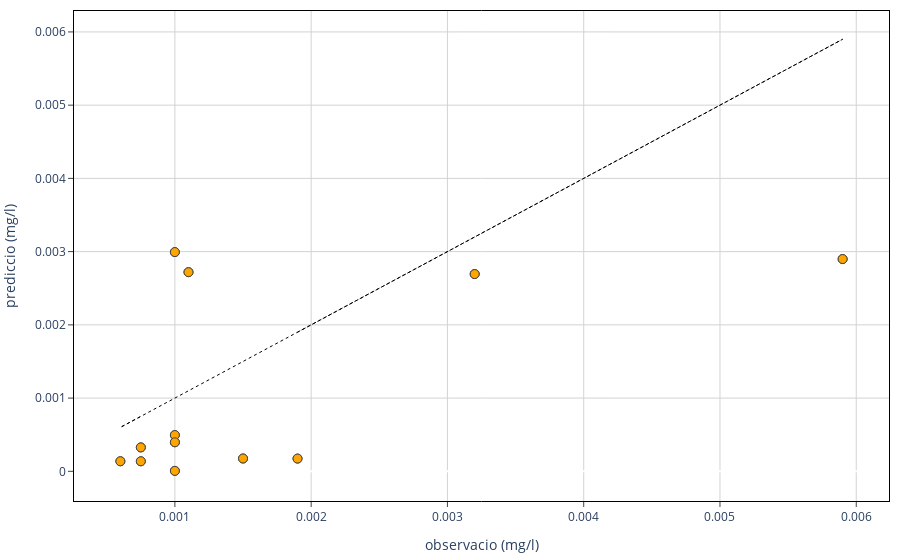

The code cell stored with this chart in its notebook:
### Code cell
swatpy.scatter_plot()

### Figure 1 — Plotly figure (JSON) as saved in the notebook; plotly's stock layout.template omitted (floating-point values rounded to 4 significant figures)
{"data": [{"hovertemplate": "observacio (mg/l)=%{x}<br>prediccio (mg/l)=%{y}<extra></extra>", "legendgroup": "", "marker": {"color": "orange", "line": {"width": 1}, "size": 9, "symbol": "circle"}, "mode": "markers", "name": "", "orientation": "v", "showlegend": false, "type": "scatter", "x": [0.0019, 0.001, 0.0059, 0.0006, 0.001, 0.0006, 0.001, 0.0011, 0.00075, 0.00075, 0.0032, 0.0015, 0.001, 0.00075], "xaxis": "x", "y": [0.0001739, 0.002994, 0.002898, null, 0.0004952, 0.0001372, 6.1e-06, 0.00272, null, 0.0003265, 0.002694, 0.000175, 0.0003969, 0.0001369], "yaxis": "y"}, {"line": {"color": "black", "dash": "dot", "width": 1}, "marker": {"opacity": 0}, "type": "scatter", "x": [0.0019, 0.001, 0.0059, 0.0006, 0.001, 0.0006, 0.001, 0.0011, 0.00075, 0.00075, 0.0032, 0.0015, 0.001, 0.00075], "y": [0.0019, 0.001, 0.0059, 0.0006, 0.001, 0.0006, 0.001, 0.0011, 0.00075, 0.00075, 0.0032, 0.0015, 0.001, 0.00075]}, {"marker": {"color": "orange", "line": {"width": 1}, "size": 9}, "mode": "markers", "type": "scatter", "x": [0.0019, 0.001, 0.0059, 0.0006, 0.001, 0.0006, 0.001, 0.0011, 0.00075, 0.00075, 0.0032, 0.0015, 0.001, 0.00075], "y": [0.0001739, 0.002994, 0.002898, null, 0.0004952, 0.0001372, 6.1e-06, 0.00272, null, 0.0003265, 0.002694, 0.000175, 0.0003969, 0.0001369]}], "layout": {"legend": {"tracegroupgap": 0}, "margin": {"b": 10, "l": 10, "r": 10, "t": 10}, "plot_bgcolor": "white", "showlegend": false, "xaxis": {"anchor": "y", "domain": [0, 1], "gridcolor": "lightgrey", "linecolor": "black", "mirror": true, "showline": true, "ticks": "outside", "title": {"text": "observacio (mg/l)"}}, "yaxis": {"anchor": "x", "domain": [0, 1], "gridcolor": "lightgrey", "linecolor": "black", "mirror": true, "showline": true, "ticks": "outside", "title": {"text": "prediccio (mg/l)"}}}}
